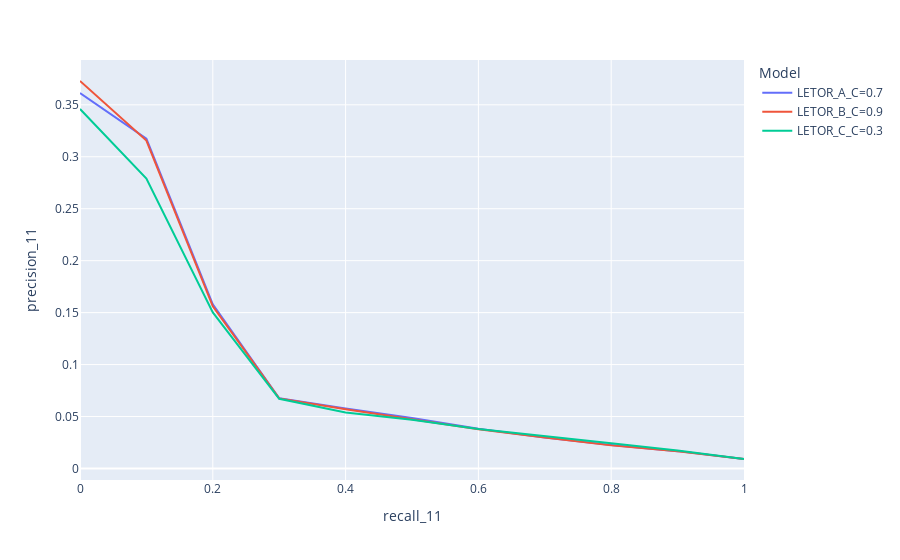

Source (notebook cell):
### Code cell
fig = px.line(records_comparison, x="recall_11", y="precision_11", color='Model')
fig.show()

### Figure 1 — Plotly figure (JSON) as saved in the notebook; plotly's stock layout.template omitted (floating-point values rounded to 4 significant figures)
{"data": [{"hovertemplate": "Model=LETOR_A_C=0.7<br>recall_11=%{x}<br>precision_11=%{y}<extra></extra>", "legendgroup": "LETOR_A_C=0.7", "line": {"color": "#636efa", "dash": "solid"}, "marker": {"symbol": "circle"}, "mode": "lines", "name": "LETOR_A_C=0.7", "orientation": "v", "showlegend": true, "type": "scatter", "x": [0, 0.1, 0.2, 0.3, 0.4, 0.5, 0.6, 0.7, 0.8, 0.9, 1], "xaxis": "x", "y": [0.3613, 0.3174, 0.158, 0.06762, 0.05766, 0.04863, 0.03818, 0.0297, 0.02257, 0.0167, 0.009173], "yaxis": "y"}, {"hovertemplate": "Model=LETOR_B_C=0.9<br>recall_11=%{x}<br>precision_11=%{y}<extra></extra>", "legendgroup": "LETOR_B_C=0.9", "line": {"color": "#EF553B", "dash": "solid"}, "marker": {"symbol": "circle"}, "mode": "lines", "name": "LETOR_B_C=0.9", "orientation": "v", "showlegend": true, "type": "scatter", "x": [0, 0.1, 0.2, 0.3, 0.4, 0.5, 0.6, 0.7, 0.8, 0.9, 1], "xaxis": "x", "y": [0.3729, 0.3156, 0.1561, 0.06744, 0.05698, 0.0474, 0.03777, 0.02993, 0.02224, 0.01657, 0.009127], "yaxis": "y"}, {"hovertemplate": "Model=LETOR_C_C=0.3<br>recall_11=%{x}<br>precision_11=%{y}<extra></extra>", "legendgroup": "LETOR_C_C=0.3", "line": {"color": "#00cc96", "dash": "solid"}, "marker": {"symbol": "circle"}, "mode": "lines", "name": "LETOR_C_C=0.3", "orientation": "v", "showlegend": true, "type": "scatter", "x": [0, 0.1, 0.2, 0.3, 0.4, 0.5, 0.6, 0.7, 0.8, 0.9, 1], "xaxis": "x", "y": [0.346, 0.279, 0.1503, 0.06707, 0.05386, 0.04696, 0.03797, 0.0315, 0.02433, 0.01738, 0.009223], "yaxis": "y"}], "layout": {"legend": {"title": {"text": "Model"}, "tracegroupgap": 0}, "margin": {"t": 60}, "xaxis": {"anchor": "y", "domain": [0, 1], "title": {"text": "recall_11"}}, "yaxis": {"anchor": "x", "domain": [0, 1], "title": {"text": "precision_11"}}}}
